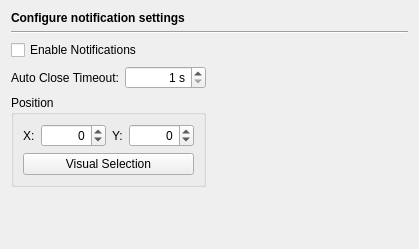
<?xml version="1.0" encoding="UTF-8"?>
<ui version="4.0">
 <class>NotificationsPage</class>
 <widget class="QWidget" name="NotificationsPage">
  <property name="geometry">
   <rect>
    <x>0</x>
    <y>0</y>
    <width>419</width>
    <height>249</height>
   </rect>
  </property>
  <property name="windowTitle">
   <string/>
  </property>
  <layout class="QVBoxLayout" name="verticalLayout">
   <item>
    <widget class="QLabel" name="headerLabel">
     <property name="text">
      <string>&lt;b&gt;Configure notification settings&lt;/b&gt;</string>
     </property>
    </widget>
   </item>
   <item>
    <widget class="Line" name="line11">
     <property name="frameShape">
      <enum>QFrame::HLine</enum>
     </property>
     <property name="frameShadow">
      <enum>QFrame::Sunken</enum>
     </property>
     <property name="orientation">
      <enum>Qt::Horizontal</enum>
     </property>
    </widget>
   </item>
   <item>
    <widget class="QCheckBox" name="enableCheckBox">
     <property name="toolTip">
      <string>Select to enable notifications</string>
     </property>
     <property name="text">
      <string>Enable Notifications</string>
     </property>
    </widget>
   </item>
   <item>
    <layout class="QGridLayout" name="gridLayout_2">
     <item row="0" column="0">
      <widget class="QLabel" name="label">
       <property name="text">
        <string>Auto Close Timeout:</string>
       </property>
      </widget>
     </item>
     <item row="0" column="1">
      <widget class="QSpinBox" name="timeoutSpinBox">
       <property name="toolTip">
        <string>Enter the timeout for closing the notification</string>
       </property>
       <property name="alignment">
        <set>Qt::AlignRight|Qt::AlignTrailing|Qt::AlignVCenter</set>
       </property>
       <property name="suffix">
        <string> s</string>
       </property>
       <property name="minimum">
        <number>1</number>
       </property>
       <property name="maximum">
        <number>10</number>
       </property>
      </widget>
     </item>
     <item row="0" column="2">
      <spacer name="horizontalSpacer">
       <property name="orientation">
        <enum>Qt::Horizontal</enum>
       </property>
       <property name="sizeHint" stdset="0">
        <size>
         <width>40</width>
         <height>20</height>
        </size>
       </property>
      </spacer>
     </item>
     <item row="1" column="0" colspan="2">
      <widget class="QGroupBox" name="groupBox">
       <property name="title">
        <string>Position</string>
       </property>
       <layout class="QGridLayout" name="gridLayout">
        <item row="0" column="0">
         <widget class="QLabel" name="label_2">
          <property name="text">
           <string>X:</string>
          </property>
         </widget>
        </item>
        <item row="0" column="1">
         <widget class="QSpinBox" name="xSpinBox">
          <property name="toolTip">
           <string>Enter the X-position the notification should be shown at</string>
          </property>
          <property name="alignment">
           <set>Qt::AlignRight|Qt::AlignTrailing|Qt::AlignVCenter</set>
          </property>
          <property name="minimum">
           <number>-10000</number>
          </property>
          <property name="maximum">
           <number>10000</number>
          </property>
         </widget>
        </item>
        <item row="0" column="2">
         <widget class="QLabel" name="label_3">
          <property name="text">
           <string>Y:</string>
          </property>
         </widget>
        </item>
        <item row="0" column="3">
         <widget class="QSpinBox" name="ySpinBox">
          <property name="toolTip">
           <string>Enter the Y-position the notification should be shown at</string>
          </property>
          <property name="alignment">
           <set>Qt::AlignRight|Qt::AlignTrailing|Qt::AlignVCenter</set>
          </property>
          <property name="minimum">
           <number>-10000</number>
          </property>
          <property name="maximum">
           <number>10000</number>
          </property>
         </widget>
        </item>
        <item row="1" column="0" colspan="4">
         <widget class="QPushButton" name="visualButton">
          <property name="toolTip">
           <string>Press to select the position visually, release to get it</string>
          </property>
          <property name="text">
           <string>Visual Selection</string>
          </property>
          <property name="checkable">
           <bool>true</bool>
          </property>
         </widget>
        </item>
       </layout>
      </widget>
     </item>
    </layout>
   </item>
   <item>
    <spacer name="verticalSpacer">
     <property name="orientation">
      <enum>Qt::Vertical</enum>
     </property>
     <property name="sizeHint" stdset="0">
      <size>
       <width>20</width>
       <height>142</height>
      </size>
     </property>
    </spacer>
   </item>
  </layout>
 </widget>
 <tabstops>
  <tabstop>enableCheckBox</tabstop>
  <tabstop>timeoutSpinBox</tabstop>
  <tabstop>xSpinBox</tabstop>
  <tabstop>ySpinBox</tabstop>
  <tabstop>visualButton</tabstop>
 </tabstops>
 <resources/>
 <connections/>
</ui>
